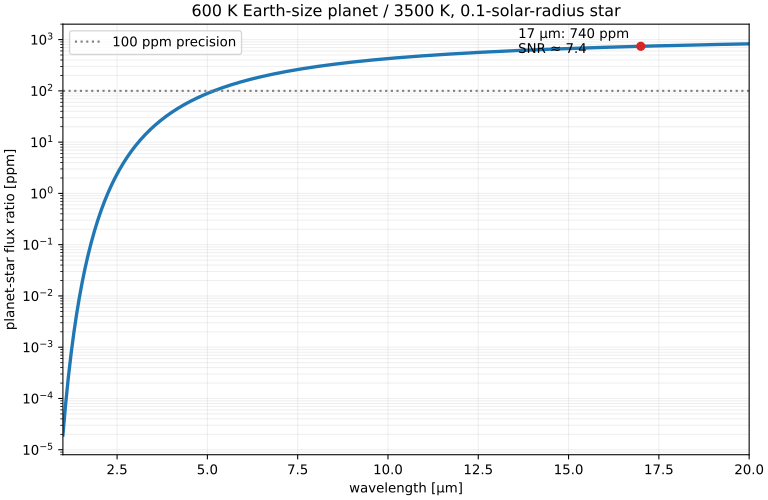

This chart was generated by the following Python code:
#!/usr/bin/env python3
"""Generate paper-315-earth-m-dwarf-eclipse.svg."""

from pathlib import Path

import matplotlib.pyplot as plt
import numpy as np

plt.rcParams["svg.hashsalt"] = "codex-wiki"


PLANCK = 6.62607015e-34
LIGHT_SPEED = 299792458.0
BOLTZMANN = 1.380649e-23
EARTH_RADIUS = 6.371e6
SOLAR_RADIUS = 6.957e8


def planck_ratio(wavelength: np.ndarray, cool: float, hot: float) -> np.ndarray:
    factor = PLANCK * LIGHT_SPEED / (wavelength * BOLTZMANN)
    return np.expm1(factor / hot) / np.expm1(factor / cool)


wavelength_um = np.linspace(1.0, 20.0, 1000)
wavelength = wavelength_um * 1e-6
radius_ratio = EARTH_RADIUS / (0.1 * SOLAR_RADIUS)
contrast_ppm = 1e6 * radius_ratio**2 * planck_ratio(wavelength, 600.0, 3500.0)
at_17 = 1e6 * radius_ratio**2 * planck_ratio(np.array([17e-6]), 600.0, 3500.0)[0]

fig, ax = plt.subplots(figsize=(8.0, 5.2), layout="constrained")
ax.plot(wavelength_um, contrast_ppm, color="#1f77b4", linewidth=2.5)
ax.axhline(100.0, color="0.5", linestyle=":", linewidth=1.6, label="100 ppm precision")
ax.scatter((17.0,), (at_17,), color="#d62728", s=35, zorder=3)
ax.annotate(
    f"17 μm: {at_17:.0f} ppm\nSNR ≈ {at_17 / 100.0:.1f}",
    (17.0, at_17),
    xytext=(-92, -5),
    textcoords="offset points",
)
ax.set_yscale("log")
ax.set_xlim(1.0, 20.0)
ax.set_ylim(8e-6, 2e3)
ax.set_xlabel("wavelength [μm]")
ax.set_ylabel("planet-star flux ratio [ppm]")
ax.set_title("600 K Earth-size planet / 3500 K, 0.1-solar-radius star")
ax.grid(alpha=0.2, which="both")
ax.legend(loc="upper left")

output = Path(__file__).with_suffix(".svg")
fig.savefig(output, metadata={"Date": None})
plt.close(fig)
output.write_text(
    "\n".join(line.rstrip() for line in output.read_text().splitlines()) + "\n"
)
